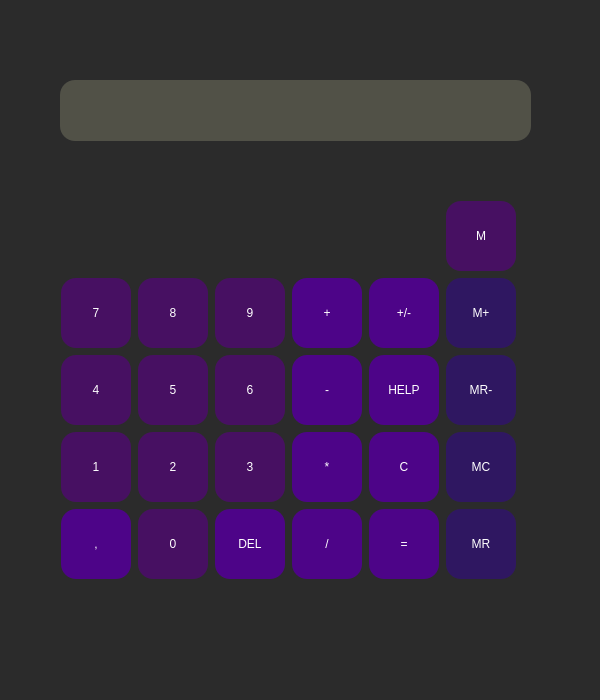
<?xml version="1.0" encoding="UTF-8"?>
<ui version="4.0">
 <class>MainWindow</class>
 <widget class="QMainWindow" name="MainWindow">
  <property name="geometry">
   <rect>
    <x>0</x>
    <y>0</y>
    <width>600</width>
    <height>700</height>
   </rect>
  </property>
  <property name="minimumSize">
   <size>
    <width>600</width>
    <height>700</height>
   </size>
  </property>
  <property name="maximumSize">
   <size>
    <width>600</width>
    <height>700</height>
   </size>
  </property>
  <property name="windowTitle">
   <string>Калькулятор</string>
  </property>
  <property name="styleSheet">
   <string notr="true">background-color: rgb(49, 42, 37);
background-color: rgb(43, 43, 43);

color: rgb(255, 255, 255);</string>
  </property>
  <widget class="QWidget" name="centralwidget">
   <widget class="QLabel" name="insert_label">
    <property name="geometry">
     <rect>
      <x>60</x>
      <y>80</y>
      <width>471</width>
      <height>61</height>
     </rect>
    </property>
    <property name="styleSheet">
     <string notr="true">background-color: rgb(81, 81, 71);
color: rgb(255, 255, 255);
border-radius: 15px;

font: 15pt &quot;Yu Gothic UI&quot;;</string>
    </property>
    <property name="text">
     <string/>
    </property>
   </widget>
   <widget class="QWidget" name="gridLayoutWidget">
    <property name="geometry">
     <rect>
      <x>60</x>
      <y>200</y>
      <width>461</width>
      <height>380</height>
     </rect>
    </property>
    <layout class="QGridLayout" name="gridLayout">
     <item row="2" column="3">
      <widget class="QPushButton" name="btn_minus">
       <property name="minimumSize">
        <size>
         <width>70</width>
         <height>70</height>
        </size>
       </property>
       <property name="maximumSize">
        <size>
         <width>70</width>
         <height>70</height>
        </size>
       </property>
       <property name="styleSheet">
        <string notr="true">background-color: rgb(77, 4, 136);
border-radius: 15px;
font: 12pt &quot;Yu Gothic UI&quot;;

color: rgb(255, 255, 255);</string>
       </property>
       <property name="text">
        <string>-</string>
       </property>
      </widget>
     </item>
     <item row="3" column="0">
      <widget class="QPushButton" name="btn_num_1">
       <property name="minimumSize">
        <size>
         <width>70</width>
         <height>70</height>
        </size>
       </property>
       <property name="maximumSize">
        <size>
         <width>70</width>
         <height>70</height>
        </size>
       </property>
       <property name="styleSheet">
        <string notr="true">background-color: rgb(71, 16, 98);
border-radius: 15px;
font: 12pt &quot;Yu Gothic UI&quot;;

color: rgb(255, 255, 255);</string>
       </property>
       <property name="text">
        <string>1</string>
       </property>
       <attribute name="buttonGroup">
        <string notr="true">buttonGroup</string>
       </attribute>
      </widget>
     </item>
     <item row="2" column="1">
      <widget class="QPushButton" name="btn_num_5">
       <property name="minimumSize">
        <size>
         <width>70</width>
         <height>70</height>
        </size>
       </property>
       <property name="maximumSize">
        <size>
         <width>70</width>
         <height>70</height>
        </size>
       </property>
       <property name="styleSheet">
        <string notr="true">font: 12pt &quot;Yu Gothic UI&quot;;

color: rgb(255, 255, 255);
background-color: rgb(71, 16, 98);
border-radius: 15px;</string>
       </property>
       <property name="text">
        <string>5</string>
       </property>
       <attribute name="buttonGroup">
        <string notr="true">buttonGroup</string>
       </attribute>
      </widget>
     </item>
     <item row="2" column="5">
      <widget class="QPushButton" name="btn_Mminus">
       <property name="minimumSize">
        <size>
         <width>70</width>
         <height>70</height>
        </size>
       </property>
       <property name="maximumSize">
        <size>
         <width>70</width>
         <height>70</height>
        </size>
       </property>
       <property name="styleSheet">
        <string notr="true">background-color: rgb(47, 23, 97);
border-radius: 15px;
font: 12pt &quot;Yu Gothic UI&quot;;

color: rgb(255, 255, 255);
</string>
       </property>
       <property name="text">
        <string>MR-</string>
       </property>
      </widget>
     </item>
     <item row="4" column="2">
      <widget class="QPushButton" name="btn_del">
       <property name="minimumSize">
        <size>
         <width>70</width>
         <height>70</height>
        </size>
       </property>
       <property name="maximumSize">
        <size>
         <width>70</width>
         <height>70</height>
        </size>
       </property>
       <property name="styleSheet">
        <string notr="true">background-color: rgb(77, 4, 136);
font: 12pt &quot;Yu Gothic UI&quot;;

color: rgb(255, 255, 255);
border-radius: 15px;</string>
       </property>
       <property name="text">
        <string>DEL</string>
       </property>
      </widget>
     </item>
     <item row="1" column="2">
      <widget class="QPushButton" name="btn_num_9">
       <property name="minimumSize">
        <size>
         <width>70</width>
         <height>70</height>
        </size>
       </property>
       <property name="maximumSize">
        <size>
         <width>70</width>
         <height>70</height>
        </size>
       </property>
       <property name="styleSheet">
        <string notr="true">background-color: rgb(71, 16, 98);
border-radius: 15px;
font: 12pt &quot;Yu Gothic UI&quot;;

color: rgb(255, 255, 255);</string>
       </property>
       <property name="text">
        <string>9</string>
       </property>
       <attribute name="buttonGroup">
        <string notr="true">buttonGroup</string>
       </attribute>
      </widget>
     </item>
     <item row="3" column="3">
      <widget class="QPushButton" name="btn_mult">
       <property name="minimumSize">
        <size>
         <width>70</width>
         <height>70</height>
        </size>
       </property>
       <property name="maximumSize">
        <size>
         <width>70</width>
         <height>70</height>
        </size>
       </property>
       <property name="styleSheet">
        <string notr="true">background-color: rgb(77, 4, 136);
border-radius: 15px;
font: 12pt &quot;Yu Gothic UI&quot;;

color: rgb(255, 255, 255);</string>
       </property>
       <property name="text">
        <string>*</string>
       </property>
      </widget>
     </item>
     <item row="1" column="3">
      <widget class="QPushButton" name="btn_plus">
       <property name="minimumSize">
        <size>
         <width>70</width>
         <height>70</height>
        </size>
       </property>
       <property name="maximumSize">
        <size>
         <width>70</width>
         <height>70</height>
        </size>
       </property>
       <property name="styleSheet">
        <string notr="true">background-color: rgb(77, 4, 136);
border-radius: 15px;
font: 12pt &quot;Yu Gothic UI&quot;;

color: rgb(255, 255, 255);</string>
       </property>
       <property name="text">
        <string>+</string>
       </property>
      </widget>
     </item>
     <item row="1" column="1">
      <widget class="QPushButton" name="btn_num_8">
       <property name="minimumSize">
        <size>
         <width>70</width>
         <height>70</height>
        </size>
       </property>
       <property name="maximumSize">
        <size>
         <width>70</width>
         <height>70</height>
        </size>
       </property>
       <property name="styleSheet">
        <string notr="true">background-color: rgb(71, 16, 98);
border-radius: 15px;
font: 12pt &quot;Yu Gothic UI&quot;;

color: rgb(255, 255, 255);</string>
       </property>
       <property name="text">
        <string>8</string>
       </property>
       <attribute name="buttonGroup">
        <string notr="true">buttonGroup</string>
       </attribute>
      </widget>
     </item>
     <item row="3" column="2">
      <widget class="QPushButton" name="btn_num_3">
       <property name="minimumSize">
        <size>
         <width>70</width>
         <height>70</height>
        </size>
       </property>
       <property name="maximumSize">
        <size>
         <width>70</width>
         <height>70</height>
        </size>
       </property>
       <property name="styleSheet">
        <string notr="true">background-color: rgb(71, 16, 98);
border-radius: 15px;
font: 12pt &quot;Yu Gothic UI&quot;;

color: rgb(255, 255, 255);</string>
       </property>
       <property name="text">
        <string>3</string>
       </property>
       <attribute name="buttonGroup">
        <string notr="true">buttonGroup</string>
       </attribute>
      </widget>
     </item>
     <item row="4" column="1">
      <widget class="QPushButton" name="btn_num_0">
       <property name="minimumSize">
        <size>
         <width>70</width>
         <height>70</height>
        </size>
       </property>
       <property name="maximumSize">
        <size>
         <width>70</width>
         <height>70</height>
        </size>
       </property>
       <property name="styleSheet">
        <string notr="true">background-color: rgb(71, 16, 98);
border-radius: 15px;
font: 12pt &quot;Yu Gothic UI&quot;;

color: rgb(255, 255, 255);</string>
       </property>
       <property name="text">
        <string>0</string>
       </property>
       <attribute name="buttonGroup">
        <string notr="true">buttonGroup</string>
       </attribute>
      </widget>
     </item>
     <item row="4" column="5">
      <widget class="QPushButton" name="btn_MR">
       <property name="minimumSize">
        <size>
         <width>70</width>
         <height>70</height>
        </size>
       </property>
       <property name="maximumSize">
        <size>
         <width>70</width>
         <height>70</height>
        </size>
       </property>
       <property name="styleSheet">
        <string notr="true">background-color: rgb(47, 23, 97);
border-radius: 15px;
font: 12pt &quot;Yu Gothic UI&quot;;

color: rgb(255, 255, 255);
</string>
       </property>
       <property name="text">
        <string>MR</string>
       </property>
      </widget>
     </item>
     <item row="4" column="4">
      <widget class="QPushButton" name="btn_equall">
       <property name="enabled">
        <bool>false</bool>
       </property>
       <property name="minimumSize">
        <size>
         <width>70</width>
         <height>70</height>
        </size>
       </property>
       <property name="maximumSize">
        <size>
         <width>70</width>
         <height>70</height>
        </size>
       </property>
       <property name="styleSheet">
        <string notr="true">background-color: rgb(77, 4, 136);
border-radius: 15px;
font: 12pt &quot;Yu Gothic UI&quot;;

color: rgb(255, 255, 255);</string>
       </property>
       <property name="text">
        <string>=</string>
       </property>
      </widget>
     </item>
     <item row="4" column="3">
      <widget class="QPushButton" name="btn_div">
       <property name="minimumSize">
        <size>
         <width>70</width>
         <height>70</height>
        </size>
       </property>
       <property name="maximumSize">
        <size>
         <width>70</width>
         <height>70</height>
        </size>
       </property>
       <property name="styleSheet">
        <string notr="true">background-color: rgb(77, 4, 136);
border-radius: 15px;
font: 12pt &quot;Yu Gothic UI&quot;;

color: rgb(255, 255, 255);</string>
       </property>
       <property name="text">
        <string>/</string>
       </property>
      </widget>
     </item>
     <item row="3" column="5">
      <widget class="QPushButton" name="btn_mc">
       <property name="minimumSize">
        <size>
         <width>70</width>
         <height>70</height>
        </size>
       </property>
       <property name="maximumSize">
        <size>
         <width>70</width>
         <height>70</height>
        </size>
       </property>
       <property name="styleSheet">
        <string notr="true">background-color: rgb(47, 23, 97);
border-radius: 15px;
font: 12pt &quot;Yu Gothic UI&quot;;

color: rgb(255, 255, 255);</string>
       </property>
       <property name="text">
        <string>MC</string>
       </property>
      </widget>
     </item>
     <item row="1" column="4">
      <widget class="QPushButton" name="btn_negative">
       <property name="minimumSize">
        <size>
         <width>70</width>
         <height>70</height>
        </size>
       </property>
       <property name="maximumSize">
        <size>
         <width>70</width>
         <height>70</height>
        </size>
       </property>
       <property name="styleSheet">
        <string notr="true">background-color: rgb(77, 4, 136);
border-radius: 15px;
font: 12pt &quot;Yu Gothic UI&quot;;

color: rgb(255, 255, 255);</string>
       </property>
       <property name="text">
        <string>+/-</string>
       </property>
      </widget>
     </item>
     <item row="3" column="4">
      <widget class="QPushButton" name="btn_clear">
       <property name="minimumSize">
        <size>
         <width>70</width>
         <height>70</height>
        </size>
       </property>
       <property name="maximumSize">
        <size>
         <width>70</width>
         <height>70</height>
        </size>
       </property>
       <property name="styleSheet">
        <string notr="true">background-color: rgb(77, 4, 136);
border-radius: 15px;
font: 12pt &quot;Yu Gothic UI&quot;;

color: rgb(255, 255, 255);</string>
       </property>
       <property name="text">
        <string>C</string>
       </property>
      </widget>
     </item>
     <item row="1" column="0">
      <widget class="QPushButton" name="btn_num_7">
       <property name="minimumSize">
        <size>
         <width>70</width>
         <height>70</height>
        </size>
       </property>
       <property name="maximumSize">
        <size>
         <width>70</width>
         <height>70</height>
        </size>
       </property>
       <property name="styleSheet">
        <string notr="true">background-color: rgb(71, 16, 98);
border-radius: 15px;
font: 12pt &quot;Yu Gothic UI&quot;;

color: rgb(255, 255, 255);</string>
       </property>
       <property name="text">
        <string>7</string>
       </property>
       <attribute name="buttonGroup">
        <string notr="true">buttonGroup</string>
       </attribute>
      </widget>
     </item>
     <item row="2" column="2">
      <widget class="QPushButton" name="btn_num_6">
       <property name="minimumSize">
        <size>
         <width>70</width>
         <height>70</height>
        </size>
       </property>
       <property name="maximumSize">
        <size>
         <width>70</width>
         <height>70</height>
        </size>
       </property>
       <property name="styleSheet">
        <string notr="true">font: 12pt &quot;Yu Gothic UI&quot;;

color: rgb(255, 255, 255);
background-color: rgb(71, 16, 98);
border-radius: 15px;</string>
       </property>
       <property name="text">
        <string>6</string>
       </property>
       <attribute name="buttonGroup">
        <string notr="true">buttonGroup</string>
       </attribute>
      </widget>
     </item>
     <item row="2" column="4">
      <widget class="QPushButton" name="btn_help">
       <property name="minimumSize">
        <size>
         <width>70</width>
         <height>70</height>
        </size>
       </property>
       <property name="maximumSize">
        <size>
         <width>70</width>
         <height>70</height>
        </size>
       </property>
       <property name="styleSheet">
        <string notr="true">background-color: rgb(77, 4, 136);
border-radius: 15px;
font: 12pt &quot;Yu Gothic UI&quot;;

color: rgb(255, 255, 255);</string>
       </property>
       <property name="text">
        <string>HELP</string>
       </property>
      </widget>
     </item>
     <item row="1" column="5">
      <widget class="QPushButton" name="btn_Mplus">
       <property name="minimumSize">
        <size>
         <width>70</width>
         <height>70</height>
        </size>
       </property>
       <property name="maximumSize">
        <size>
         <width>70</width>
         <height>70</height>
        </size>
       </property>
       <property name="styleSheet">
        <string notr="true">background-color: rgb(47, 23, 97);
border-radius: 15px;
font: 12pt &quot;Yu Gothic UI&quot;;

color: rgb(255, 255, 255);</string>
       </property>
       <property name="text">
        <string>M+</string>
       </property>
      </widget>
     </item>
     <item row="4" column="0">
      <widget class="QPushButton" name="btn_dot">
       <property name="minimumSize">
        <size>
         <width>70</width>
         <height>70</height>
        </size>
       </property>
       <property name="maximumSize">
        <size>
         <width>70</width>
         <height>70</height>
        </size>
       </property>
       <property name="styleSheet">
        <string notr="true">background-color: rgb(77, 4, 136);
border-radius: 15px;
font: 12pt &quot;Yu Gothic UI&quot;;

color: rgb(255, 255, 255);</string>
       </property>
       <property name="text">
        <string>,</string>
       </property>
      </widget>
     </item>
     <item row="3" column="1">
      <widget class="QPushButton" name="btn_num_2">
       <property name="minimumSize">
        <size>
         <width>70</width>
         <height>70</height>
        </size>
       </property>
       <property name="maximumSize">
        <size>
         <width>70</width>
         <height>70</height>
        </size>
       </property>
       <property name="styleSheet">
        <string notr="true">background-color: rgb(71, 16, 98);
border-radius: 15px;
font: 12pt &quot;Yu Gothic UI&quot;;

color: rgb(255, 255, 255);</string>
       </property>
       <property name="text">
        <string>2</string>
       </property>
       <attribute name="buttonGroup">
        <string notr="true">buttonGroup</string>
       </attribute>
      </widget>
     </item>
     <item row="0" column="5">
      <widget class="QPushButton" name="btn_M">
       <property name="minimumSize">
        <size>
         <width>70</width>
         <height>70</height>
        </size>
       </property>
       <property name="maximumSize">
        <size>
         <width>70</width>
         <height>70</height>
        </size>
       </property>
       <property name="styleSheet">
        <string notr="true">background-color: rgb(71, 16, 98);
border-radius: 15px;
font: 12pt &quot;Yu Gothic UI&quot;;

color: rgb(255, 255, 255);</string>
       </property>
       <property name="text">
        <string>M</string>
       </property>
      </widget>
     </item>
     <item row="2" column="0">
      <widget class="QPushButton" name="btn_num_4">
       <property name="minimumSize">
        <size>
         <width>70</width>
         <height>70</height>
        </size>
       </property>
       <property name="maximumSize">
        <size>
         <width>70</width>
         <height>70</height>
        </size>
       </property>
       <property name="styleSheet">
        <string notr="true">background-color: rgb(71, 16, 98);
border-radius: 15px;
font: 12pt &quot;Yu Gothic UI&quot;;

color: rgb(255, 255, 255);</string>
       </property>
       <property name="text">
        <string>4</string>
       </property>
       <attribute name="buttonGroup">
        <string notr="true">buttonGroup</string>
       </attribute>
      </widget>
     </item>
    </layout>
   </widget>
  </widget>
  <widget class="QMenuBar" name="menubar">
   <property name="geometry">
    <rect>
     <x>0</x>
     <y>0</y>
     <width>600</width>
     <height>25</height>
    </rect>
   </property>
  </widget>
  <widget class="QStatusBar" name="statusbar"/>
 </widget>
 <resources/>
 <connections/>
 <buttongroups>
  <buttongroup name="buttonGroup"/>
 </buttongroups>
</ui>
